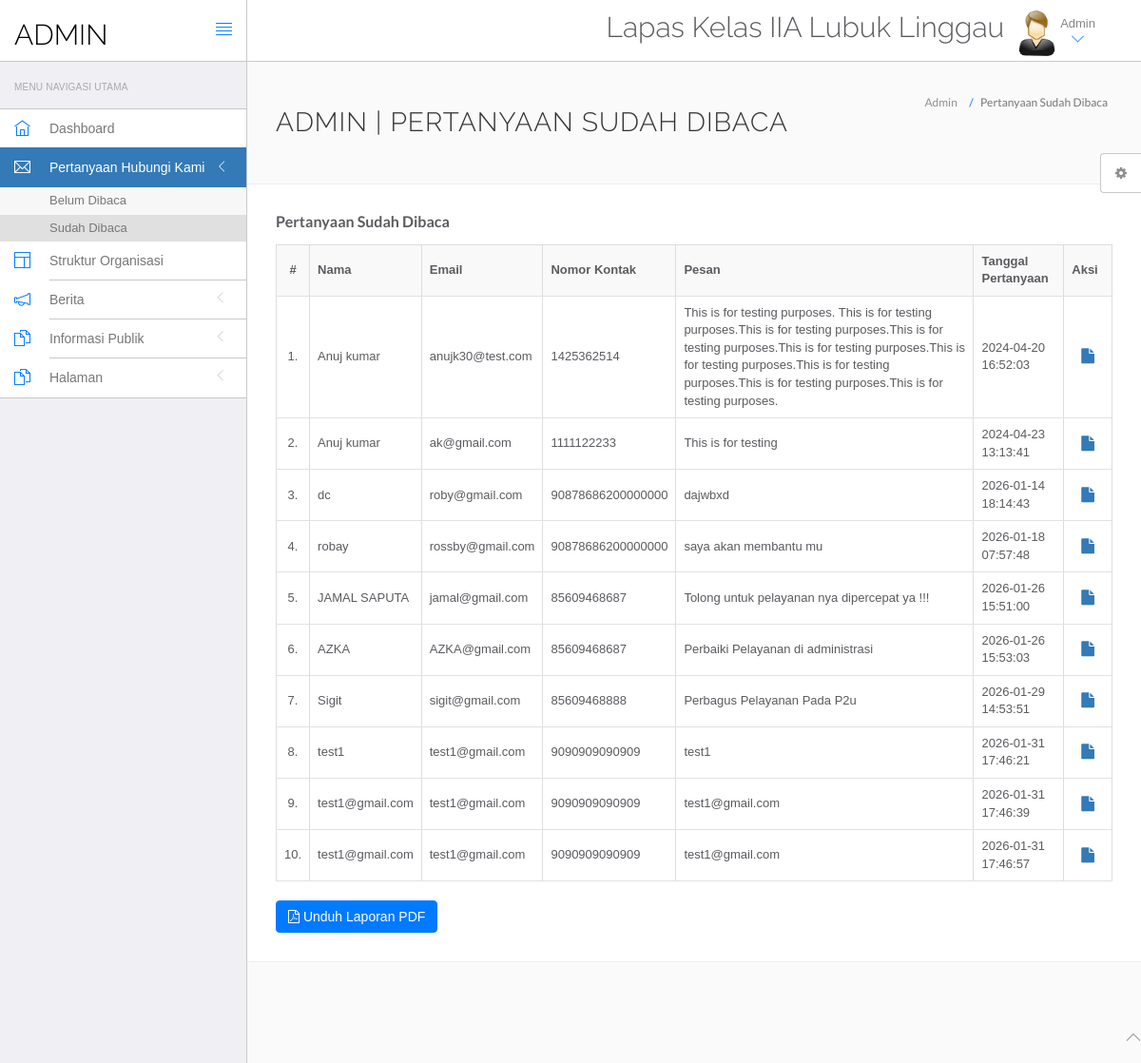
Page /hms/admin/read-query.php (signed in) on the committed database.
### tables this page shows
CREATE TABLE `tblcontactus` (
  `id` int(11) NOT NULL,
  `fullname` varchar(255) DEFAULT NULL,
  `email` varchar(255) DEFAULT NULL,
  `contactno` bigint(12) DEFAULT NULL,
  `message` mediumtext DEFAULT NULL,
  `PostingDate` timestamp NULL DEFAULT current_timestamp(),
  `AdminRemark` mediumtext DEFAULT NULL,
  `LastupdationDate` timestamp NULL DEFAULT NULL ON UPDATE current_timestamp(),
  `IsRead` int(11) DEFAULT NULL
);

### hms/admin/read-query.php (the view, shortened to what this page needs)
<?php
include('include/config.php');
if(strlen($_SESSION['id']==0)) {
 header('location:logout.php');
  } else{
?>
<!DOCTYPE html>
<html lang="id">
	<head>
		<link rel="stylesheet" href="vendor/bootstrap/css/bootstrap.min.css">
		<link rel="stylesheet" href="vendor/fontawesome/css/font-awesome.min.css">
		<link rel="stylesheet" href="vendor/themify-icons/themify-icons.min.css">
		<link href="vendor/animate.css/animate.min.css" rel="stylesheet" media="screen">
		<link href="vendor/perfect-scrollbar/perfect-scrollbar.min.css" rel="stylesheet" media="screen">
		<link href="vendor/switchery/switchery.min.css" rel="stylesheet" media="screen">
		<link href="vendor/bootstrap-touchspin/jquery.bootstrap-touchspin.min.css" rel="stylesheet" media="screen">
		<link href="vendor/select2/select2.min.css" rel="stylesheet" media="screen">
		<link href="vendor/bootstrap-datepicker/bootstrap-datepicker3.standalone.min.css" rel="stylesheet" media="screen">
		<link href="vendor/bootstrap-timepicker/bootstrap-timepicker.min.css" rel="stylesheet" media="screen">
		<link rel="stylesheet" href="assets/css/styles.css">
		<link rel="stylesheet" href="assets/css/plugins.css">
		<link rel="stylesheet" href="assets/css/themes/theme-1.css" id="skin_color" />
	</head>
	<body>
		<div id="app">
<?php include('include/sidebar.php');?>
			<div class="app-content">
						<?php include('include/header.php');?>
				<div class="main-content" >
					<div class="wrap-content container" id="container">
						<section id="page-title">
							<div class="row">
								<div class="col-sm-8">
									<h1 class="mainTitle">Admin | Pertanyaan Sudah Dibaca</h1>
								</div>
								<ol class="breadcrumb">
									<li>
										<span>Admin</span>
									</li>
									<li class="active">
										<span>Pertanyaan Sudah Dibaca</span>
									</li>
								</ol>
							</div>
						</section>
						<div class="container-fluid container-fullw bg-white">
									<div class="row">
								<div class="col-md-12">
									<h5 class="over-title margin-bottom-15"><span class="text-bold">Pertanyaan Sudah Dibaca</span></h5>
									<table class="table table-hover" id="sample-table-1">
										<thead>
											<tr>
												<th class="center">#</th>
												<th>Nama</th>
												<th class="hidden-xs">Email</th>
												<th>Nomor Kontak</th>
												<th>Pesan</th>
												<th>Tanggal Pertanyaan</th>
												<th>Aksi</th>
											</tr>
										</thead>
										<tbody>
<?php
$sql=mysqli_query($con,"select * from tblcontactus where IsRead is not null");
$cnt=1;
while($row=mysqli_fetch_array($sql))
{
?>
											<tr>
												<td class="center"><?php echo $cnt;?>.</td>
												<td class="hidden-xs"><?php echo $row['fullname'];?></td>
												<td><?php echo $row['email'];?></td>
												<td><?php echo $row['contactno'];?></td>
												<td><?php echo $row['message'];?></td>
												<td><?php echo $row['PostingDate'];?></td>
												<td >
												<div class="visible-md visible-lg hidden-sm hidden-xs">
							<a href="query-details.php?id=<?php echo $row['id'];?>" class="btn btn-transparent btn-lg" title="Lihat Detail"><i class="fa fa-file"></i></a>
												</div>
												</td>
											</tr>
											<?php
$cnt=$cnt+1;
											 }?>
										</tbody>
									</table>
									<div style="margin-top: 15px; text-align: left;">
										<a href="download-read-queries-pdf.php" class="btn btn-primary" target="_blank">
											<i class="fa fa-file-pdf-o"></i> Unduh Laporan PDF
										</a>
									</div>
								</div>
							</div>
								</div>
							</div>
						</div>
					</div>
				</div>
	<?php include('include/footer.php');?>
	<?php include('include/setting.php');?>
	</body>
</html>
<?php } ?>

### hms/admin/include/sidebar.php (shortened to what this page needs)
<div class="sidebar app-aside" id="sidebar">
	<div class="sidebar-container perfect-scrollbar">
		<nav>
			<div class="navbar-title">
				<span>Menu Navigasi Utama</span>
			</div>
			<ul class="main-navigation-menu">
				<li class="<?php echo (basename($_SERVER['PHP_SELF']) == 'dashboard.php') ? 'active' : ''; ?>">
					<a href="dashboard.php">
						<div class="item-content">
							<div class="item-media">
								<i class="ti-home"></i>
							</div>
							<div class="item-inner">
								<span class="title">Dashboard</span>
							</div>
						</div>
					</a>
				</li>
				<?php
				$queryPages = array('unread-queries.php', 'read-query.php', 'query-details.php');
				$isQueryActive = in_array(basename($_SERVER['PHP_SELF']), $queryPages);
				?>
				<li class="<?php echo $isQueryActive ? 'active open' : ''; ?>">
					<a href="javascript:void(0)" class="menu-toggle">
						<div class="item-content">
							<div class="item-media">
								<i class="ti-email"></i>
							</div>
							<div class="item-inner">
								<span class="title">Pertanyaan Hubungi Kami</span>
								<i class="icon-arrow"></i>
							</div>
						</div>
					</a>
					<ul class="sub-menu" style="<?php echo $isQueryActive ? 'display: block;' : 'display: none;'; ?>">
						<li class="<?php echo (basename($_SERVER['PHP_SELF']) == 'unread-queries.php') ? 'active' : ''; ?>">
							<a href="unread-queries.php">
								<span class="title">Belum Dibaca</span>
							</a>
						</li>
						<li class="<?php echo (basename($_SERVER['PHP_SELF']) == 'read-query.php' || basename($_SERVER['PHP_SELF']) == 'query-details.php') ? 'active' : ''; ?>">
							<a href="read-query.php">
								<span class="title">Sudah Dibaca</span>
							</a>
						</li>
					</ul>
				</li>
				<li class="<?php echo (basename($_SERVER['PHP_SELF']) == 'struktur-organisasi.php') ? 'active' : ''; ?>">
					<a href="struktur-organisasi.php">
						<div class="item-content">
							<div class="item-media">
								<i class="ti-layout"></i>
							</div>
							<div class="item-inner">
								<span class="title">Struktur Organisasi</span>
							</div>
						</div>
					</a>
				</li>
				<?php
				$beritaPages = array('add-berita.php', 'manage-berita.php', 'edit-berita.php');
				$isBeritaActive = in_array(basename($_SERVER['PHP_SELF']), $beritaPages);
				?>
				<li class="<?php echo $isBeritaActive ? 'active open' : ''; ?>">
					<a href="javascript:void(0)" class="menu-toggle">
						<div class="item-content">
							<div class="item-media">
								<i class="ti-announcement"></i>
							</div>
							<div class="item-inner">
								<span class="title">Berita</span>
								<i class="icon-arrow"></i>
							</div>
						</div>
					</a>
				</li>
				<?php
				$informasiPages = array('add-informasi.php', 'manage-informasi.php');
				$isInformasiActive = in_array(basename($_SERVER['PHP_SELF']), $informasiPages);
				?>
				<li class="<?php echo $isInformasiActive ? 'active open' : ''; ?>">
					<a href="javascript:void(0)" class="menu-toggle">
						<div class="item-content">
							<div class="item-media">
								<i class="ti-files"></i>
							</div>
							<div class="item-inner">
								<span class="title">Informasi Publik</span>
								<i class="icon-arrow"></i>
							</div>
						</div>
					</a>
				</li>
				<?php
				$halamanPages = array('about-us.php', 'contact.php');
				$isHalamanActive = in_array(basename($_SERVER['PHP_SELF']), $halamanPages);
				?>
				<li class="<?php echo $isHalamanActive ? 'active open' : ''; ?>">
					<a href="javascript:void(0)" class="menu-toggle">
						<div class="item-content">
							<div class="item-media">
								<i class="ti-files"></i>
							</div>
							<div class="item-inner">
								<span class="title">Halaman</span>
								<i class="icon-arrow"></i>
							</div>
						</div>
					</a>
				</li>
			</ul>
		</nav>
	</div>
</div>

### hms/admin/include/header.php (shortened to what this page needs)
<header class="navbar navbar-default navbar-static-top">
					<div class="navbar-header">
						<a class="navbar-brand" href="#">
							<h2 style="padding-top:20%; color:#000 ">ADMIN</h2>
						</a>
						<a href="#" class="sidebar-toggler pull-right visible-md visible-lg" data-toggle-class="app-sidebar-closed" data-toggle-target="#app">
							<i class="ti-align-justify"></i>
						</a>
					</div>
					<div class="navbar-collapse collapse">
						<ul class="nav navbar-right">
								<li  style="padding-top:2% ">
								<h2>Lapas Kelas IIA Lubuk Linggau</h2>
							</li>
							<li class="dropdown current-user">
								<a href class="dropdown-toggle" data-toggle="dropdown">
									<img src="assets/images/images.jpg" > <span class="username">
			Admin
									<i class="ti-angle-down"></i></i></span>
								</a>
							</li>
						</ul>
					</div>
				</header>

### hms/admin/include/footer.php
<footer>
				<div class="footer-inner">
					<div class="pull-left">
					<span class="text-bold text-uppercase"> Lapas Kelas IIA Lubuk Linggau</span>
					</div>
					<div class="pull-right">
						<span class="go-top"><i class="ti-angle-up"></i></span>
					</div>
				</div>
			</footer>

### hms/admin/include/setting.php (shortened to what this page needs)
<div class="settings panel panel-default hidden-xs hidden-sm" id="settings">
				<button ct-toggle="toggle" data-toggle-class="active" data-toggle-target="#settings" class="btn btn-default">
					<i class="fa fa-spin fa-gear"></i>
				</button>
			</div>

### hms/admin/assets/css/plugins.css (style rules this page uses)
.perfect-scrollbar { overflow-y: hidden !important; }

### hms/admin/assets/css/themes/theme-1.css (style rules this page uses)
body { background: #FAFAFA; }
header .navbar-header { background: #ffffff !important; border-right-color: #c8c7cc !important; border-bottom-color: #c8c7cc !important; }
header .navbar-header .sidebar-toggler, header .navbar-header .sidebar-mobile-toggler { color: #007aff !important; }
header .navbar-header .navbar-brand { color: #777 !important; }
header .navbar-collapse { background: #ffffff !important; border-bottom-color: #c8c7cc !important; box-shadow: none !important; }
header .navbar-collapse .navbar-right > li > a { color: #777; }
header .navbar-collapse .navbar-right > li > a i { color: #007aff !important; }
#sidebar { background: #EFEFF4 !important; }
#sidebar:before { border-right-width: "1px" !important; border-right-style: solid; border-right-color: #c8c7cc !important; }
#sidebar nav { border-right-width: "1px" !important; border-right-style: solid; border-right-color: #c8c7cc !important; }
#sidebar nav .navbar-title { color: #aaaaaa; }
#sidebar nav > ul { background: #ffffff !important; border-bottom-color: #c8c7cc !important; border-top-color: #c8c7cc !important; }
#sidebar nav > ul > li > a .item-media > i { color: #007aff !important; }
#sidebar nav > ul > li > a .item-inner { color: #777 !important; border-bottom-color: #c8c7cc; }
#sidebar nav > ul > li.open { background: #f2f2f2 !important; }
#sidebar nav > ul > li.active { background: #007aff !important; }
@media (min-width: 992px) { #sidebar nav > ul > li.active:before { border-right-color: #c8c7cc !important; } }
@media (min-width: 992px) { #sidebar nav > ul > li.active:after { border-right-color: #FAFAFA !important; } }
#sidebar nav > ul > li.active > a .item-inner { color: #ffffff !important; }
#sidebar nav > ul > li.active > a .item-media > i { color: #ffffff !important; }
#sidebar nav > ul > li.active .sub-menu { background: #f7f7f7; }
#sidebar nav > ul .sub-menu { background: #f7f7f7; }
#sidebar nav > ul .sub-menu > li a { color: #777; }
#sidebar nav > ul .sub-menu > li.active a { background: #e0e0e0 !important; }
#sidebar nav ul > li.open { background: #f2f2f2; }

### hms/admin/read-query.php (style rules this page uses)
.table { width: 100%; border-collapse: collapse; margin-bottom: 20px; background-color: #ffffff; border: 1px solid #ddd; }
.table thead th { background-color: #f9f9f9; color: #333; font-weight: 600; border: 1px solid #ddd; padding: 12px 15px; text-align: left; font-size: 13px; }
.table thead th.center { text-align: center; }
.table tbody td { padding: 12px 15px; border: 1px solid #ddd; color: #555; font-size: 13px; vertical-align: middle; }
.table tbody td.center { text-align: center; }
.table tbody tr { background-color: #ffffff; transition: background-color 0.2s ease; }
.btn-transparent { background: transparent; border: none; color: #337ab7; padding: 5px 10px; cursor: pointer; transition: color 0.2s ease; }
.btn-transparent i { font-size: 16px; }

### hms/admin/include/sidebar.php (style rules this page uses)
.sidebar .main-navigation-menu > li.active > a { background-color: #337ab7; color: #ffffff; }
.sidebar .sub-menu { display: none; background-color: #f9f9f9; }
.sidebar .main-navigation-menu > li.open .sub-menu { display: block; }
.sidebar .sub-menu li.active a { color: #337ab7; font-weight: 600; }
.sidebar .main-navigation-menu > li.open > a .icon-arrow { transform: rotate(90deg); }

### rows in the picture
tblcontactus: fullname "Anuj kumar", email "anujk30@test.com", contactno "1425362514", message "This is for testing purposes. This is for testing purposes.This is for testing purposes.This is for testing purposes.This is for testing purposes.This is for testing purposes.This is for testing purposes.This is for testing purposes.This is for testing purposes.", PostingDate "2024-04-20 16:52:03"
tblcontactus: fullname "Anuj kumar", email "ak@gmail.com", contactno "1111122233", message "This is for testing", PostingDate "2024-04-23 13:13:41"
tblcontactus: fullname "dc", email "roby@gmail.com", contactno "90878686200000000", message "dajwbxd", PostingDate "2026-01-14 18:14:43"
tblcontactus: fullname "robay", email "rossby@gmail.com", contactno "90878686200000000", message "saya akan membantu mu", PostingDate "2026-01-18 07:57:48"
tblcontactus: fullname "JAMAL SAPUTA", email "jamal@gmail.com", contactno "85609468687", message "Tolong untuk pelayanan nya dipercepat ya !!!", PostingDate "2026-01-26 15:51:00"
tblcontactus: fullname "AZKA", email "AZKA@gmail.com", contactno "85609468687", message "Perbaiki Pelayanan di administrasi", PostingDate "2026-01-26 15:53:03"
tblcontactus: fullname "Sigit", email "sigit@gmail.com", contactno "85609468888", message "Perbagus Pelayanan Pada P2u", PostingDate "2026-01-29 14:53:51"
tblcontactus: fullname "test1", email "test1@gmail.com", contactno "9090909090909", message "test1", PostingDate "2026-01-31 17:46:21"
tblcontactus: fullname "test1@gmail.com", email "test1@gmail.com", contactno "9090909090909", message "test1@gmail.com", PostingDate "2026-01-31 17:46:39"
tblcontactus: fullname "test1@gmail.com", email "test1@gmail.com", contactno "9090909090909", message "test1@gmail.com", PostingDate "2026-01-31 17:46:57"
